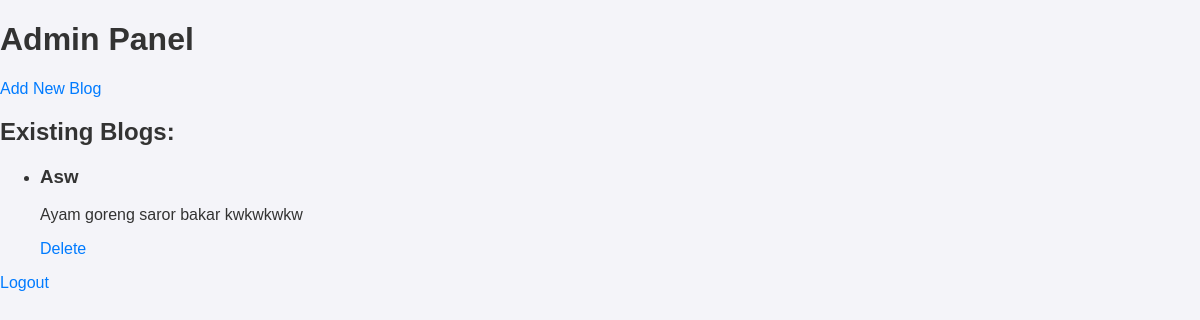
Before: /admin (signed in) with the older database file.
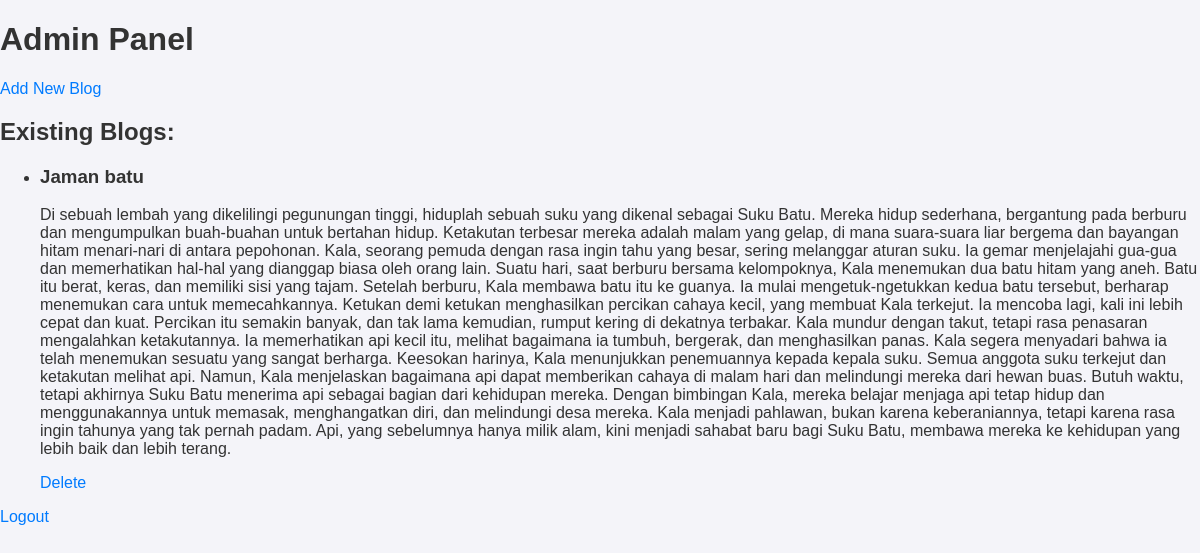
After: the same page with the newer database file.
### tables this page shows
CREATE TABLE blogs (
    id INTEGER PRIMARY KEY AUTOINCREMENT,
    title TEXT NOT NULL,
    content TEXT NOT NULL
);

### app.py (the view)
@app.route('/admin')
def admin():
    if 'user' not in session:
        return redirect(url_for('login'))
    conn = get_db_connection()
    blogs = conn.execute('SELECT * FROM blogs').fetchall()
    conn.close()
    return render_template('admin.html', blogs=blogs)

### app.py (called while the page is built)
def get_db_connection():
    conn = sqlite3.connect(DATABASE)
    conn.row_factory = sqlite3.Row
    return conn

### templates/admin.html (shortened to what this page needs)
<!DOCTYPE html>
<html lang="en">
<head>
    <link rel="stylesheet" href="{{ url_for('static', filename='css/styles.css') }}">
</head>
<body>
    <div class="container">
        <h1>Admin Panel</h1>
        <a href="/add">Add New Blog</a>
        <h2>Existing Blogs:</h2>
        <ul>
            {% for blog in blogs %}
            <li>
                <h3>{{ blog.title }}</h3>
                <p>{{ blog.content }}</p>
                <a href="/delete/{{ blog.id }}">Delete</a>
            </li>
            {% endfor %}
        </ul>
        <a href="/logout">Logout</a>
    </div>
</body>
</html>

Changed rows visible on the page:
removed blogs: title "Asw", content "Ayam goreng saror bakar kwkwkwkw"
added blogs: title "Jaman batu", content "Di sebuah lembah yang dikelilingi pegunungan tinggi, hiduplah sebuah suku yang dikenal sebagai Suku Batu. Mereka hidup sederhana, bergantung pada berburu dan mengumpulkan buah-buahan untuk bertahan hidup. Ketakutan terbesar mereka adalah malam yang gelap, di mana suara-suara liar bergema dan bayangan hitam menari-nari di antara pepohonan. Kala, seorang pemuda dengan rasa ingin tahu yang besar, sering melanggar aturan suku. Ia gemar menjelajahi gua-gua dan memerhatikan hal-hal yang dianggap biasa oleh orang lain. Suatu hari, saat berburu bersama kelompoknya, Kala menemukan dua batu hitam yang aneh. Batu itu berat, keras, dan memiliki sisi yang tajam. Setelah berburu, Kala membawa batu itu ke…"
